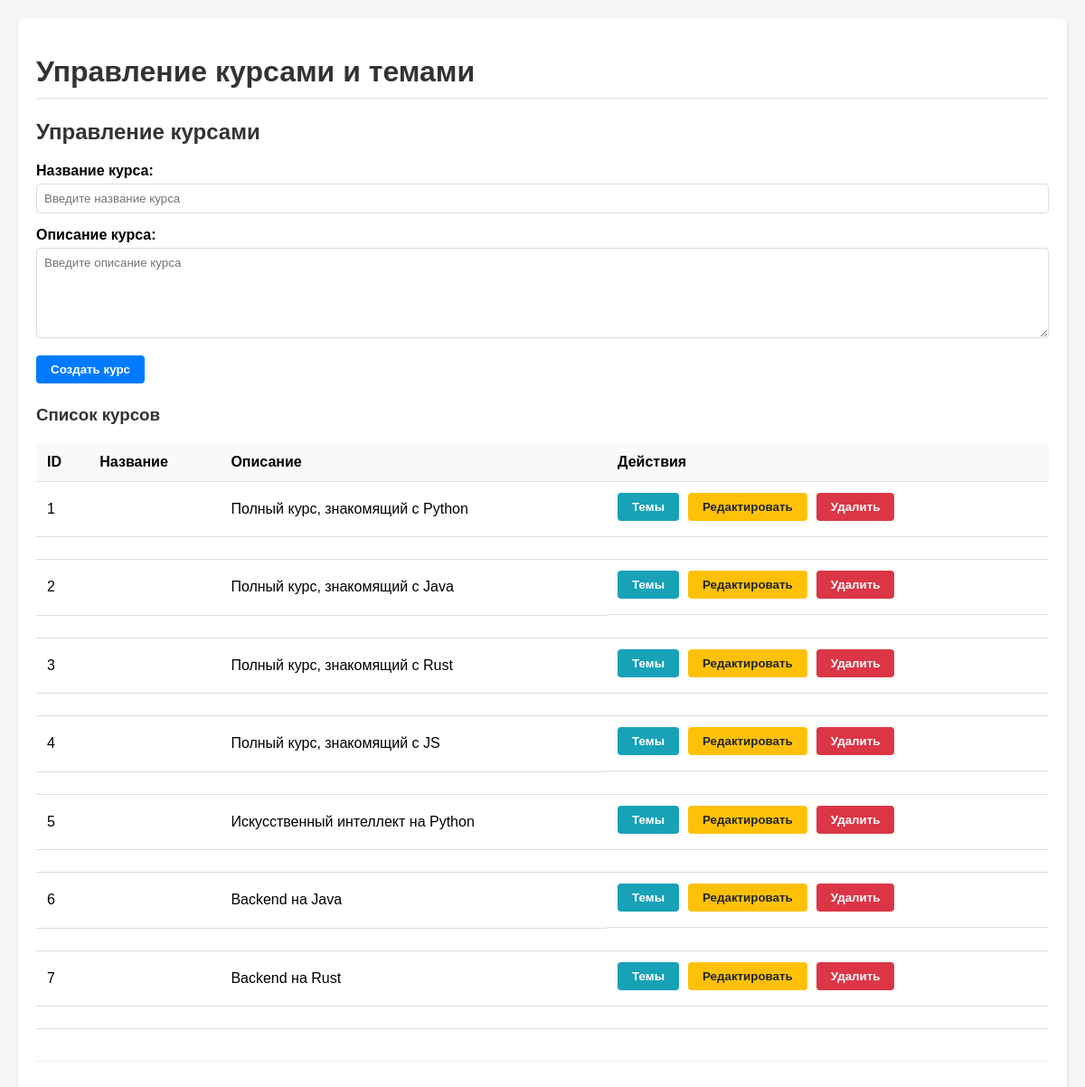
/admin/manage/courses/, run on the app's committed database.
### models.py (models this page shows, shortened)
class BaseModel(Base):
    __abstract__ = True
    __allow_unmapped__ = True
    id = Column(Integer, primary_key=True)

class Course(BaseModel):
    __tablename__ = "courses"
    name = Column(String)
    description = Column(String)
    price = Column(Float)
    course_lvl = Column(Enum(CourseLvl))
    users = relationship(User, secondary="student_course", back_populates="courses")
    topics = relationship("Topic")

### routers/admin.py (the view)
@router.get("/manage/courses/")
def manage_courses_page(request: Request, db: Session = Depends(get_db)):
    courses = db.query(Course).options(joinedload(Course.topics)).all()
    return templates.TemplateResponse(
        request=request,
        name="manage_courses.html",
        context={"request": request, "courses": courses}
    )

### web/templates/manage_courses.html (shortened to what this page needs)
<!DOCTYPE html>
<html lang="ru">
<head>
</head>
<body>
    <div class="container">
        <h1>Управление курсами и темами</h1>
        <div class="section">
            <h2>Управление курсами</h2>
            <div class="form-group">
                <label for="newCourseTitle">Название курса:</label>
                <input type="text" id="newCourseTitle" placeholder="Введите название курса">
            </div>
            <div class="form-group">
                <label for="newCourseDescription">Описание курса:</label>
                <textarea id="newCourseDescription" placeholder="Введите описание курса"></textarea>
            </div>
            <button class="btn-primary" onclick="createCourse()">Создать курс</button>
            <h3>Список курсов</h3>
            <table>
                <thead>
                    <tr>
                        <th>ID</th>
                        <th>Название</th>
                        <th>Описание</th>
                        <th>Действия</th>
                    </tr>
                </thead>
                <tbody id="coursesTable">
                    {% for course in courses %}
                    <tr id="course-{{ course.id }}">
                        <td>{{ course.id }}</td>
                        <td>{{ course.title }}</td>
                        <td class="description-cell">{{ course.description }}</td>
                        <td class="action-buttons">
                            <button class="btn-info" onclick="toggleCourseDetails({{ course.id }})">Темы</button>
                            <button class="btn-warning" onclick="startCourseEdit({{ course.id }}, '{{ course.title }}', `{{ course.description }}`)">Редактировать</button>
                            <button class="btn-danger" onclick="deleteCourse({{ course.id }})">Удалить</button>
                        </td>
                    </tr>
                    <tr>
                        <td colspan="5">
                        </td>
                    </tr>
                    {% endfor %}
                </tbody>
            </table>
        </div>
    </div>
</body>
</html>

### web/templates/manage_courses.html (style rules this page uses)
body { font-family: Arial, sans-serif; max-width: 1400px; margin: 0 auto; padding: 20px; background-color: #f5f5f5; }
.container { background-color: white; padding: 20px; border-radius: 8px; box-shadow: 0 2px 4px rgba(0,0,0,0.1); }
h1, h2, h3 { color: #333; }
h1 { border-bottom: 2px solid #eee; padding-bottom: 10px; }
table { width: 100%; border-collapse: collapse; margin: 20px 0; }
th, td { padding: 12px; text-align: left; border-bottom: 1px solid #ddd; }
th { background-color: #f8f9fa; font-weight: bold; }
.form-group { margin-bottom: 15px; }
label { display: block; margin-bottom: 5px; font-weight: bold; }
input[type="text"], textarea, select { width: 100%; padding: 8px; border: 1px solid #ddd; border-radius: 4px; box-sizing: border-box; font-family: inherit; }
textarea { min-height: 100px; resize: vertical; }
button { padding: 8px 16px; border: none; border-radius: 4px; cursor: pointer; font-weight: bold; margin-right: 5px; margin-bottom: 5px; }
.btn-primary { background-color: #007bff; color: white; }
.btn-warning { background-color: #ffc107; color: #212529; }
.btn-danger { background-color: #dc3545; color: white; }
.btn-info { background-color: #17a2b8; color: white; }
.action-buttons { display: flex; gap: 5px; flex-wrap: wrap; }
.description-cell { max-width: 300px; overflow: hidden; text-overflow: ellipsis; white-space: nowrap; }
.section { margin-bottom: 30px; padding-bottom: 15px; border-bottom: 1px solid #eee; }

### data on the page
Course: id "1", description "Полный курс, знакомящий с Python"
Course: id "2", description "Полный курс, знакомящий с Java"
Course: id "3", description "Полный курс, знакомящий с Rust"
Course: id "4", description "Полный курс, знакомящий с JS"
Course: id "5", description "Искусственный интеллект на Python"
Course: id "6", description "Backend на Java"
Course: id "7", description "Backend на Rust"
